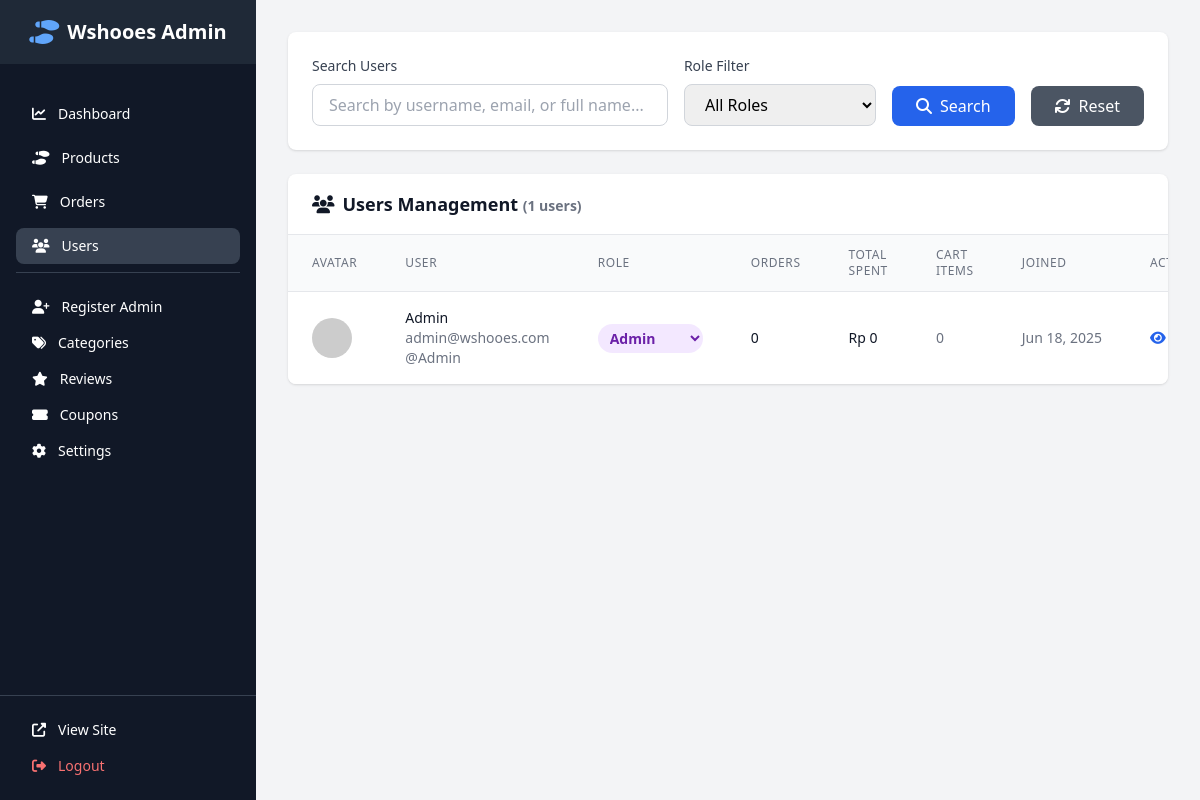
The page /admin/users.php (signed in) on the database its author committed.
### tables this page shows
CREATE TABLE IF NOT EXISTS users (
    id INT PRIMARY KEY AUTO_INCREMENT,
    username VARCHAR(100) NOT NULL,
    email VARCHAR(100) UNIQUE NOT NULL,
    password VARCHAR(255) NOT NULL,
    role ENUM('admin', 'customer') DEFAULT 'customer',
    full_name VARCHAR(100),
    profile_image VARCHAR(255) DEFAULT NULL,
    phone_number VARCHAR(20) DEFAULT NULL,
    remember_token VARCHAR(100) DEFAULT NULL,
    token_expires DATETIME DEFAULT NULL,
    created_at TIMESTAMP DEFAULT CURRENT_TIMESTAMP,
    updated_at TIMESTAMP DEFAULT CURRENT_TIMESTAMP ON UPDATE CURRENT_TIMESTAMP
);

### admin/users.php (the view, shortened to what this page needs)
<?php
$database = Database::getInstance();
$conn = $database->getConnection();
$search = isset($_GET['search']) ? trim($_GET['search']) : '';
$query = "SELECT u.*,
          COUNT(DISTINCT o.id) as total_orders,
          COALESCE(SUM(o.total_amount), 0) as total_spent,
          COUNT(DISTINCT c.id) as cart_items
          FROM users u
          LEFT JOIN orders o ON u.id = o.user_id
          LEFT JOIN cart c ON u.id = c.user_id
          WHERE 1=1";
$query .= " GROUP BY u.id ORDER BY u.created_at DESC";
$users = $conn->query($query)->fetch_all(MYSQLI_ASSOC);
?>
<!DOCTYPE html>
<html lang="en">
<head>
    <script src="https://cdn.tailwindcss.com"></script>
    <link rel="stylesheet" href="https://cdnjs.cloudflare.com/ajax/libs/font-awesome/6.4.0/css/all.min.css">
</head>
<body class="bg-gray-100">
    <?php include __DIR__ . '/partials/sidebar.php'; ?>
    <div class="ml-64 min-h-screen">
        <?php include __DIR__ . '/partials/header.php'; ?>
        <main class="p-8">
            <div class="bg-white rounded-lg shadow p-6 mb-6">
                <form method="GET" class="flex flex-wrap gap-4 items-end">
                    <div class="flex-1 min-w-64">
                        <label class="block text-sm font-medium text-gray-700 mb-2">Search Users</label>
                        <input type="text" name="search" value="<?php echo htmlspecialchars($search); ?>"
                               placeholder="Search by username, email, or full name..."
                               class="w-full px-4 py-2 border border-gray-300 rounded-lg focus:ring-2 focus:ring-blue-500">
                    </div>
                    <div class="min-w-48">
                        <label class="block text-sm font-medium text-gray-700 mb-2">Role Filter</label>
                        <select name="role" class="w-full px-4 py-2 border border-gray-300 rounded-lg focus:ring-2 focus:ring-blue-500">
                            <option value="">All Roles</option>
                        </select>
                    </div>
                    <button type="submit" class="px-6 py-2 bg-blue-600 text-white rounded-lg hover:bg-blue-700">
                        <i class="fas fa-search mr-2"></i>Search
                    </button>
                    <a href="users.php" class="px-6 py-2 bg-gray-600 text-white rounded-lg hover:bg-gray-700">
                        <i class="fas fa-refresh mr-2"></i>Reset
                    </a>
                </form>
            </div>
            <div class="bg-white rounded-lg shadow overflow-hidden">
                <div class="px-6 py-4 border-b border-gray-200">
                    <h3 class="text-lg font-semibold text-gray-900">
                        <i class="fas fa-users mr-2"></i>Users Management
                        <span class="text-sm text-gray-500">(<?php echo count($users); ?> users)</span>
                    </h3>
                </div>
                <div class="overflow-x-auto">
                    <table class="min-w-full divide-y divide-gray-200">
                        <thead class="bg-gray-50">
                            <tr>
                                <th class="px-6 py-3 text-left text-xs font-medium text-gray-500 uppercase tracking-wider">Avatar</th>
                                <th class="px-6 py-3 text-left text-xs font-medium text-gray-500 uppercase tracking-wider">User</th>
                                <th class="px-6 py-3 text-left text-xs font-medium text-gray-500 uppercase tracking-wider">Role</th>
                                <th class="px-6 py-3 text-left text-xs font-medium text-gray-500 uppercase tracking-wider">Orders</th>
                                <th class="px-6 py-3 text-left text-xs font-medium text-gray-500 uppercase tracking-wider">Total Spent</th>
                                <th class="px-6 py-3 text-left text-xs font-medium text-gray-500 uppercase tracking-wider">Cart Items</th>
                                <th class="px-6 py-3 text-left text-xs font-medium text-gray-500 uppercase tracking-wider">Joined</th>
                                <th class="px-6 py-3 text-left text-xs font-medium text-gray-500 uppercase tracking-wider">Actions</th>
                            </tr>
                        </thead>
                        <tbody class="bg-white divide-y divide-gray-200">
                            <?php if (empty($users)): ?>
                                <tr>
                                    <td colspan="8" class="px-6 py-12 text-center text-gray-500">
                                        <i class="fas fa-inbox text-4xl mb-4"></i>
                                        <p>No users found</p>
                                    </td>
                                </tr>
                            <?php else: ?>
                                <?php foreach ($users as $user): ?>
                                <tr class="hover:bg-gray-50">
                                    <td class="px-6 py-4 whitespace-nowrap">
                                        <img src="https://ui-avatars.com/api/?name=<?php echo urlencode($user['full_name'] ?: $user['username']); ?>&background=3b82f6&color=fff&size=40"
                                             alt="Avatar" class="w-10 h-10 rounded-full">
                                    </td>
                                    <td class="px-6 py-4">
                                        <div class="text-sm font-medium text-gray-900"><?php echo htmlspecialchars($user['full_name'] ?: $user['username']); ?></div>
                                        <div class="text-sm text-gray-500"><?php echo htmlspecialchars($user['email']); ?></div>
                                        <div class="text-sm text-gray-500">@<?php echo htmlspecialchars($user['username']); ?></div>
                                    </td>
                                    <td class="px-6 py-4 whitespace-nowrap">
                                        <form method="POST" class="inline-block">
                                            <select name="role" onchange="this.form.submit()"
                                                    class="text-sm px-2 py-1 rounded-full font-semibold border-0
                                                    <?php
                                                    switch($user['role']) {
                                                        case 'admin': echo 'bg-purple-100 text-purple-800'; break;
                                                    }
                                                    ?>">
                                                <option value="admin" <?php echo $user['role'] === 'admin' ? 'selected' : ''; ?>>Admin</option>
                                            </select>
                                        </form>
                                    </td>
                                    <td class="px-6 py-4 whitespace-nowrap text-sm text-gray-900">
                                        <span class="font-medium"><?php echo $user['total_orders']; ?></span>
                                    </td>
                                    <td class="px-6 py-4 whitespace-nowrap text-sm text-gray-900">
                                        Rp <?php echo number_format($user['total_spent'], 0, ',', '.'); ?>
                                    </td>
                                    <td class="px-6 py-4 whitespace-nowrap text-sm text-gray-900">
                                        <span class="<?php echo $user['cart_items'] > 0 ? 'text-blue-600 font-medium' : 'text-gray-500'; ?>">
                                            <?php echo $user['cart_items']; ?>
                                        </span>
                                    </td>
                                    <td class="px-6 py-4 whitespace-nowrap text-sm text-gray-500">
                                        <?php echo date('M d, Y', strtotime($user['created_at'])); ?>
                                    </td>
                                    <td class="px-6 py-4 whitespace-nowrap text-sm font-medium">
                                        <a href="?view_user=<?php echo $user['id']; ?>"
                                           class="text-blue-600 hover:text-blue-900 mr-3">
                                            <i class="fas fa-eye"></i> View
                                        </a>
                                    </td>
                                </tr>
                                <?php endforeach; ?>
                            <?php endif; ?>
                        </tbody>
                    </table>
                </div>
            </div>
        </main>
    </div>
</body>
</html>

### rows shown on the page
users: username "Admin", email "admin@wshooes.com", role "Admin", total_orders "0", total_spent "0", cart_items "0", created_at "Jun 18, 2025"

### other values the page prints
count($users) "1"
